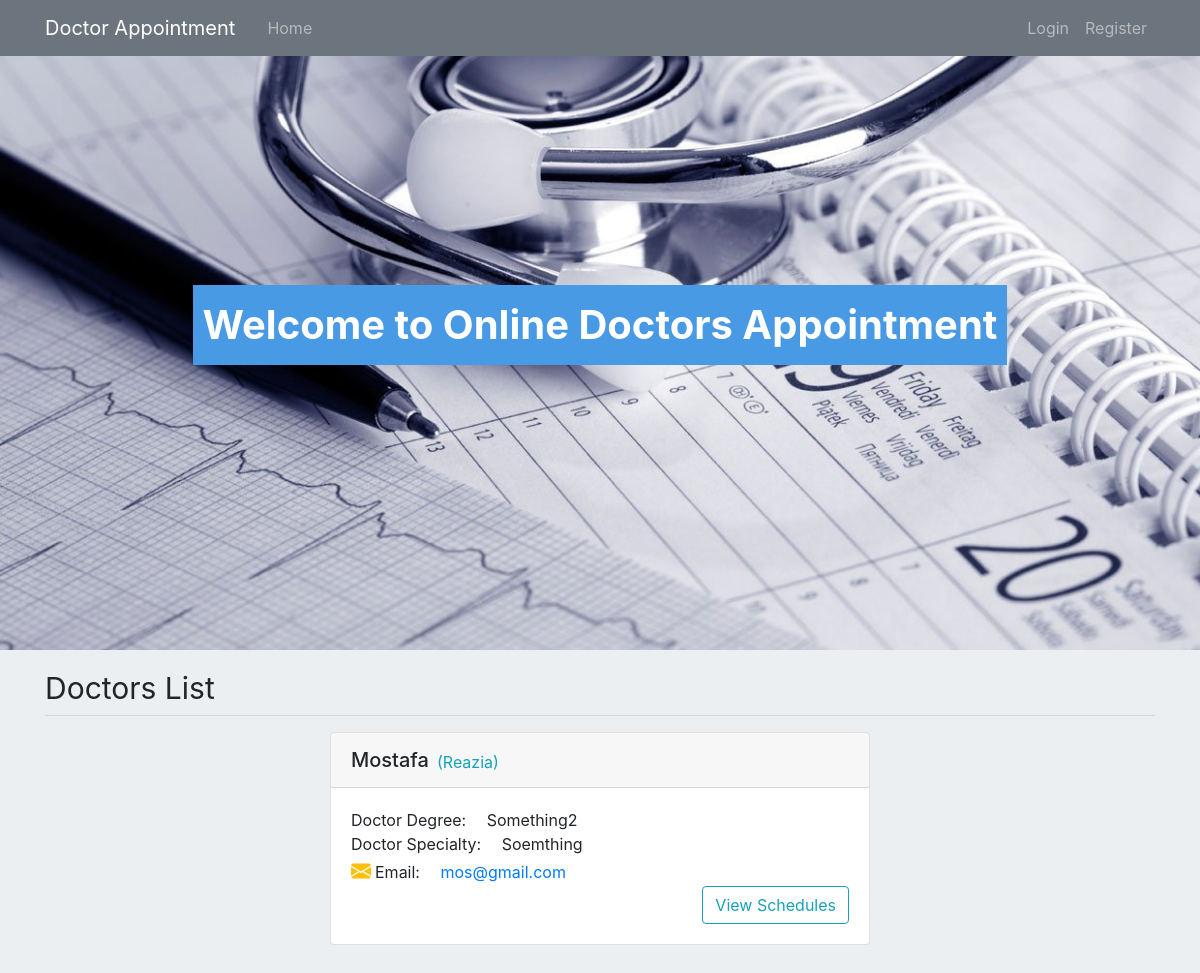
Page /home on the earlier database version.
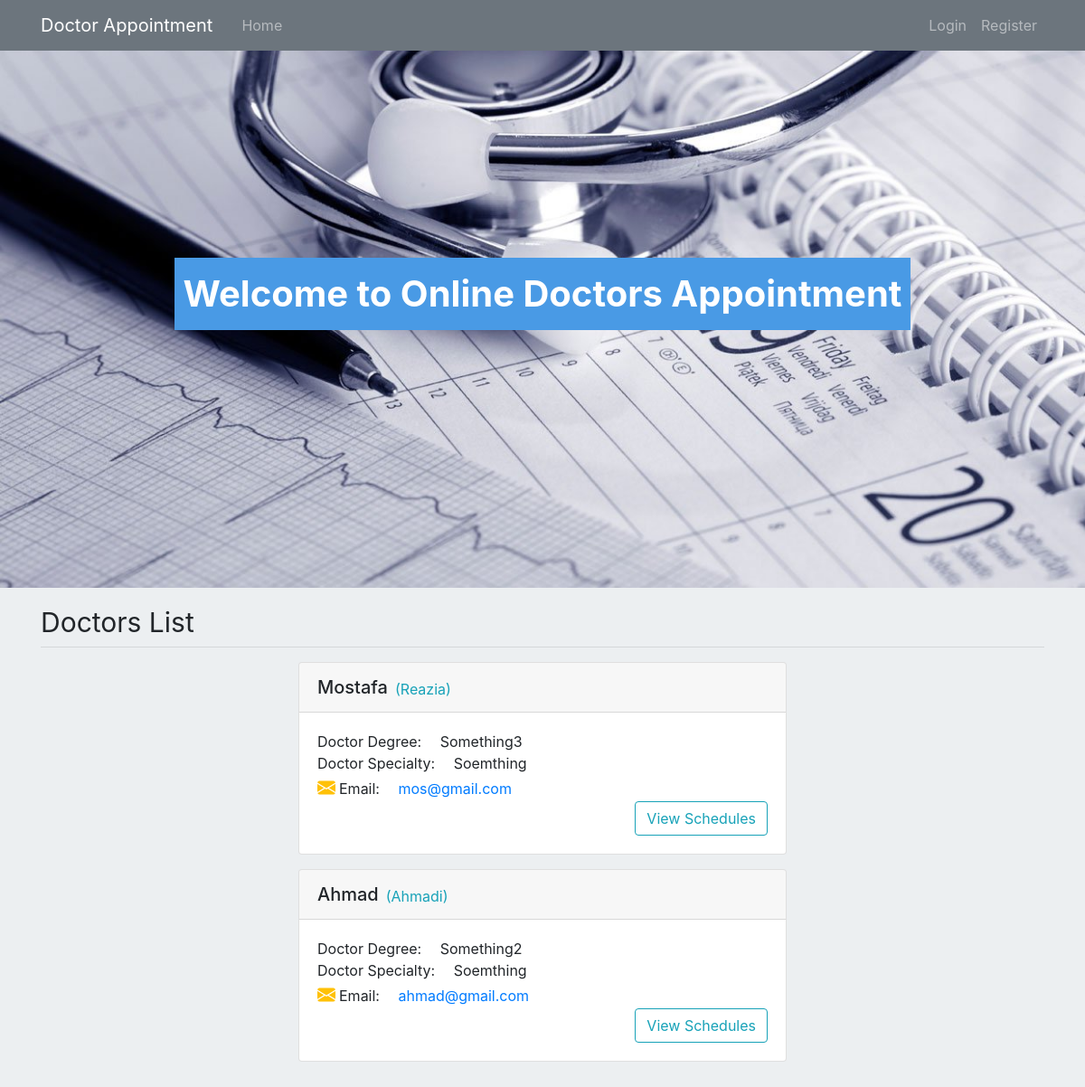
Same page on the later database version.
### appointment/Models/DoctorInfoModel.py (models this page shows, shortened)
class DoctorInfo(db.Model):
    __tablename__='DoctorInfo'
    id = db.Column(db.Integer, primary_key=True)
    user_id = db.Column(db.Integer, db.ForeignKey('user.id', ondelete='CASCADE'))
    degree = db.Column(db.String(40), nullable=False)
    specialty = db.Column(db.String(50), nullable=False)
    valid = db.Column(db.Boolean, default=False)

### appointment/Models/UserModel.py (models this page shows, shortened)
class User(db.Model, UserMixin):
    id = db.Column(db.Integer, primary_key=True)
    username = db.Column(db.String(30), nullable=False, unique=True)
    name = db.Column(db.String(30), nullable=False)
    lastname = db.Column(db.String(30), nullable=False)
    email = db.Column(db.String(40), unique=True, nullable=False)
    address = db.Column(db.Text , nullable=False)
    phone = db.Column(db.String(20), unique=True, nullable=False)
    date_of_birth = db.Column(db.Date(), default = datetime.now().date())
    role = db.Column(db.Integer, nullable=False, default=3)
    gender = db.Column(db.Boolean, default=True, nullable=False)
    password = db.Column(db.String(60), nullable=False)
    doctorinfo = db.relationship('DoctorInfo', backref='User', cascade="all, delete", uselist=False, lazy=True)
    schedule = db.relationship('Schedule', backref='User', lazy=True)
    appointment = db.relationship('Appointment', backref='User', lazy=True)

### appointment/routes.py (the view)
@app.route("/")
@app.route("/home")
def home():
    return render_template("home.html", doctors=get_all_confirmed_doctors())

### appointment/queries.py (called while the page is built)
def get_all_confirmed_doctors():
    return db.session.query(User.id, User.name, User.lastname, User.email, DoctorInfo.degree, DoctorInfo.specialty)\
              .join(User, User.id == DoctorInfo.user_id).filter(DoctorInfo.valid == True).all()

### appointment/templates/home.html
{% extends "layout/layout.html" %}
{% block header %}
{% include "layout/home_header.html" %}
{% endblock %}
{% block content %}
<div class="d-flex justify-content-center align-items-center" id="main">
    <div class="section">
        <span>
            Welcome to Online Doctors Appointment
        </span>
    </div>
</div>
<div class="container mt-3 mb-3">
    <span class="" style="font-size: 30px;">Doctors List</span>
    <hr class="mt-1">
    <div class="row">
        {% for doctor in doctors %}
        <div class="col-md-6 offset-md-3 mb-3">
            <div class="card">
                <div class="card-header d-flex justify-content-start align-items-center">
                    <h5 class="modal-title text-capitalize">{{ doctor.name}}</h5>
                    <span class="pl-2 pt-1 text-info text-capitalize">({{ doctor.lastname }})</span>
                </div>
                <div class="card-body">
                    <div class="modal-body p-0">
                        <span class="text-capitalize">Doctor Degree: <span class="pl-3">{{ doctor.degree }}</span></span>
                        <br>
                        <span class="text-capitalize">Doctor specialty: <span class="pl-3">{{ doctor.specialty }}</span></span>
                        <br>
                        <span class=""><span class="pr-3"><i class="bi bi-envelope-fill text-warning title pr-1"></i>Email:</span> <a href="{{ doctor.email }}">{{doctor.email}}</a></span>
                        <div class="col-12 p-0 d-flex justify-content-end">
                            <a class="btn btn-outline-info" href="{{url_for('viewSchedule', id = doctor.id)}}"> View Schedules </a>
                        </div>
                    </div>
                </div>
              </div>
        </div>
        {% endfor %}
    </div>
</div>
{% endblock %}

Differences in the rows shown:
changed DoctorInfo "Mostafa": degree "Something2" → "Something3"
added DoctorInfo: name "Ahmad", lastname "Ahmadi", degree "Something2", specialty "Soemthing", email "ahmad@gmail.com"
